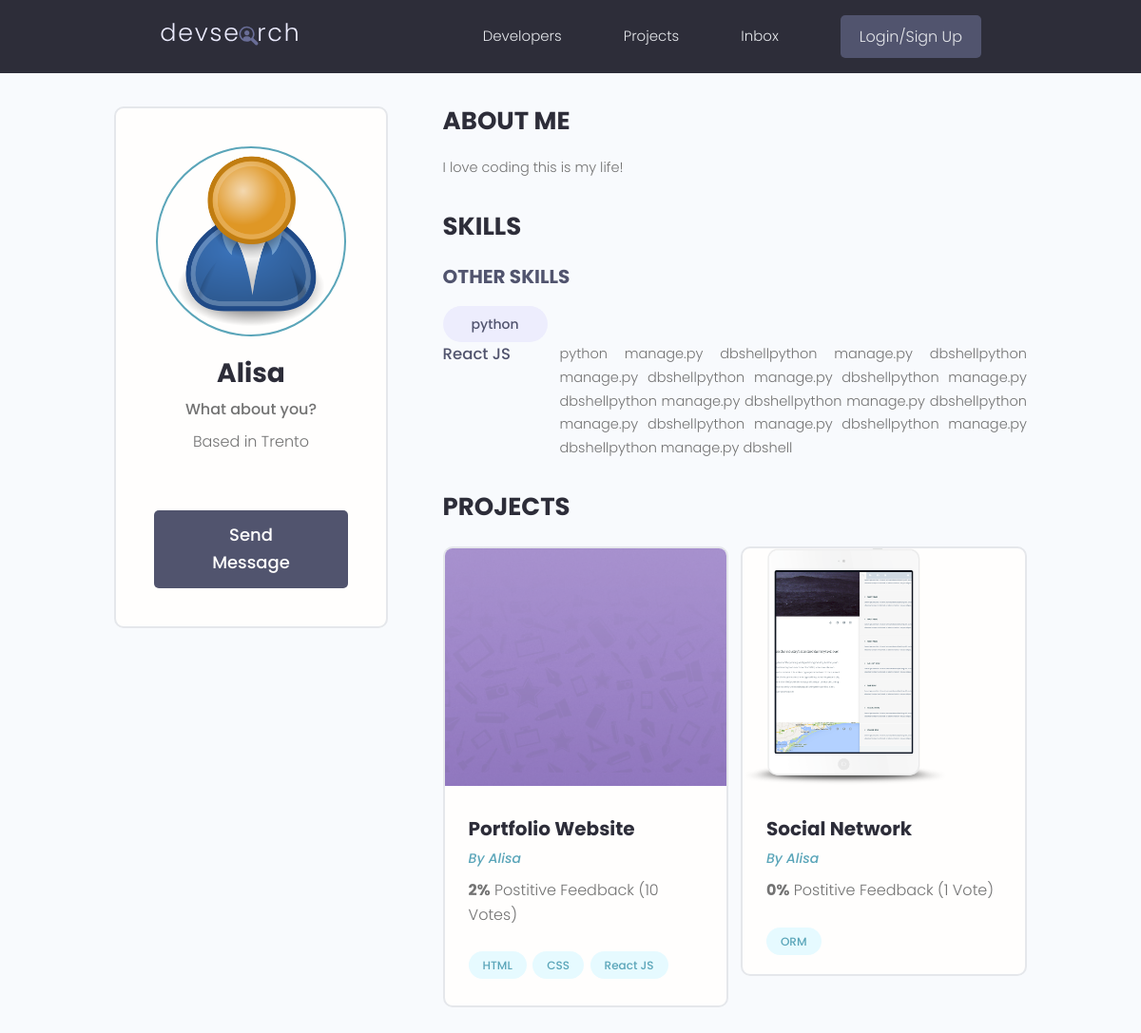
The app's page /profile/7aa4f8fb-cdac-41ab-937f-41cb59d3ab90/ with its own data.
### users/models.py (models this page shows, shortened)
class Profile(models.Model):
    user = models.OneToOneField(User, on_delete=models.CASCADE, null=True, blank=True)
    name = models.CharField(max_length=200, blank=True, null=True)
    email = models.EmailField(max_length=500, blank=True, null=True)
    username = models.CharField(max_length=200, blank=True, null=True)
    short_intro = models.CharField(max_length=200, blank=True, null=True)
    location = models.CharField(max_length=200, blank=True, null=True)
    bio = models.TextField(blank=True, null=True)
    profile_image = models.ImageField(null=True, blank=True, upload_to='profiles/', default='profiles/user-default.png')
    social_github = models.CharField(max_length=200, blank=True, null=True)
    social_linkedin = models.CharField(max_length=200, blank=True, null=True)
    social_twitter = models.CharField(max_length=200, blank=True, null=True)
    social_youtube = models.CharField(max_length=200, blank=True, null=True)
    social_website = models.CharField(max_length=200, blank=True, null=True)
    created = models.DateTimeField(auto_now_add=True)
    id = models.UUIDField(editable=False, default=uuid.uuid4, unique=True, primary_key=True)

class Skill(models.Model):
    owner = models.ForeignKey(Profile, on_delete=models.CASCADE, null=True, blank=True)
    name = models.CharField(max_length=200, blank=True, null=True)
    description = models.TextField(blank=True, null=True)
    id = models.UUIDField(unique=True, primary_key=True, default=uuid.uuid4, editable=False)
    created = models.DateTimeField(auto_now_add=True)
    def __str__(self):
        return str(self.name)

### projects/models.py (models this page shows, shortened)
class Project(models.Model):
    owner = models.ForeignKey(Profile, on_delete=models.SET_NULL, blank=True, null=True)
    title = models.CharField(max_length=200)
    description = models.TextField()
    demo_link = models.CharField(max_length=2000, null=True, blank=True)
    source_link = models.CharField(max_length=2000, null=True, blank=True)
    featured_image = models.ImageField(null=True, blank=True, default="default.jpg")
    created = models.DateTimeField(auto_now_add=True)
    id = models.UUIDField(unique=True, primary_key=True, default=uuid.uuid4, editable=False)
    tags = models.ManyToManyField('Tag', blank=True)
    vote_total = models.IntegerField(default=0, null=True, blank=True)
    vote_ratio = models.IntegerField(default=0, null=True, blank=True)

class Tag(models.Model):
    name = models.CharField(max_length=200)
    created = models.DateTimeField(auto_now_add=True)
    id = models.UUIDField(unique=True, primary_key=True, editable=False, default=uuid.uuid4)
    def __str__(self):
        return self.name

### users/views.py (the view)
# urls.py: path('profile/<str:pk>/', views.userProfile, name="user-profile"),
def userProfile(request, pk):
    profile = Profile.objects.get(id=pk)
    context = { 'profile': profile }
    return render(request, 'users/user-profile.html', context)

### users/templates/users/user-profile.html (shortened to what this page needs)
{% extends 'main.html' %}
{% block content %}
 <main class="profile my-md">
    <div class="container">
      <div class="layout">
        <div class="column column--1of3">
          <div class="card text-center">
            <div class="card__body dev">
              <img class="avatar avatar--xl" src="{{ profile.profile_image.url }}" />
              <h2 class="dev__name">{{profile.name}}</h2>
              <p class="dev__title">{{ profile.short_intro }}</p>
              <p class="dev__location">Based in {{profile.location }}</p>
              <a href="#" class="btn btn--sub btn--lg">Send Message </a>
            </div>
          </div>
        </div>
        <div class="column column--2of3">
          <div class="devInfo">
            <h3 class="devInfo__title">About Me</h3>
            <p class="devInfo__about">{{ profile.bio }}</p>
          </div>
          <div class="devInfo">
            <h3 class="devInfo__title">Skills</h3>
            <div class="devInfo__skills">
                {% for skill in profile.skill_set.all %}
                {% if skill.description %}
                    <div class="devSkill">
                        <h4 class="devSkill__title">{{ skill }}</h4>
                        <p class="devSkill__info">
                            {{ skill.description }}
                        </p>
                    </div>
                {% else %}
                    <h3 class="devInfo__subtitle">Other Skills</h3>
                    <div class="devInfo__otherSkills">
                        <span class="tag tag--pill tag--sub tag--lg">
                        <small>{{ skill }}</small>
                        </span>
                    </div>
                 {% endif %}
              {% endfor %}
            </div>
          </div>
          <div class="devInfo">
            <h3 class="devInfo__title">Projects</h3>
            <div class="grid grid--two">
            {% for project in profile.project_set.all %}
              <div class="column">
                <div class="card project">
                  <a href="{% url 'project' project.id %}" class="project">
                    <img class="project__thumbnail" src="{{ project.featured_image.url }}" alt="project thumbnail" />
                    <div class="card__body">
                      <h3 class="project__title">{{project.title}}</h3>
                      <p><a class="project__author" href="profile.html">By {{profile.name}}</a></p>
                      <p class="project--rating">
                        <span style="font-weight: bold;">{{project.vote_ratio}}%</span> Postitive
                        Feedback ({{ project.vote_total }} Vote{{project.vote_total|pluralize:"s"}})
                      </p>
                      <div class="project__tags">
                        {% for tag in project.tags.all %}
                        <span class="tag tag--pill tag--main">
                          <small>{{tag}}</small>
                        </span>
                        {% endfor %}
                      </div>
                    </div>
                  </a>
                </div>
              </div>
              {% endfor %}
            </div>
          </div>
        </div>
      </div>
    </div>
  </main>
{% endblock %}

### static/styles/app.css (style rules this page uses)
:root { --color-sub: #2d2d39; }
.btn--sub { background-color: var(--color-sub-light); }
.card { border: 2px solid var(--color-light); }
img { width: 100%; }
.profile .card > .dev { padding: 4rem; }
.dev__name { color: var(--color-sub); font-size: 2.8rem; font-weight: 700; margin-top: 1rem; margin-bottom: 0.5rem; }
.dev__title { font-size: 1.6rem; font-weight: 500; line-height: 1.3; }
.dev__location { margin-top: 1rem; }
.devInfo { margin-bottom: 3rem; }
.devInfo__title, .devInfo__subtitle { font-size: 2.6rem; color: var(--color-sub); text-transform: uppercase; font-weight: 700; margin-bottom: 1.5rem; }
.devInfo__subtitle { font-size: 2rem; color: var(--color-sub-light); }
.devInfo__about, .devSkill__info { font-size: 1.45rem; line-height: 1.7; text-align: justify; }
.devSkill { margin-bottom: 3rem; }
.devSkill__title { font-size: 1.65rem; font-weight: 500; color: var(--color-sub-light); }
@media screen and (min-width: 700px) { .devSkill { display: flex; justify-content: space-between; gap: 3rem; } }
@media screen and (min-width: 700px) { .devSkill__info { flex-basis: 80%; } }
.project__author { font-size: 1.4rem; font-style: italic; }
.project--rating { margin-bottom: 1.6em; margin-top: .5em; }
.project__thumbnail { height: 25rem; object-fit: cover; object-position: top center; }
.project__title { font-size: 2rem; font-weight: 700; color: var(--color-sub); }

### static/uikit/styles/modules/_variables.css (style rules this page uses)
:root { --color-main: #5aa5b9; --color-main-light: #e6faff; --color-sub: #3f4156; --color-sub-light: #51546e; --color-sub-lighter: #ededfd; --color-text: #737373; --color-gray: #8b8b8b; --color-light: #e5e7eb; --color-light-gray: #767676; --color-bg: #f8fafd; --color-white: #fffefd; --color-white-light: #f3f3f3; --color-success: #359e64; --color-success-bg: #def8e8; --color-error: #fc4b0b; --color-error-bg: #fff2ee; --font-base: 'Poppins', arial, helvetica, 'Segoe UI', roboto, ubuntu, sans-serif; --font-monospace: 'Fira Code', 'Courier New', courier, monospace; --font-regular: 300; --font-medium: 500; --font-bold: 700; --generic-shadow: 1px 1px 5px #00000010; --generic-transition: all 0.3s ease-in-out; }

### static/uikit/styles/modules/_base.css (style rules this page uses)
* { margin: 0; padding: 0; box-sizing: border-box; text-rendering: optimizeLegibility; color: inherit; font-size: inherit; }
html { font-size: 50%; }
@media only screen and (min-width: 480px) { html { font-size: 56.25%; } }
@media only screen and (min-width: 1200px) { html { font-size: 62.5%; } }
body { line-height: 1.6; font-weight: 400; font-size: 1.5rem; color: var(--color-text); background-color: var(--color-bg); min-height: 100vh; }

### static/uikit/styles/modules/_typography.css (style rules this page uses)
* { font-family: var(--font-base); }
h2 { font-size: 3.6rem; font-weight: var(--font-bold); }
h3 { font-size: 3.2rem; font-weight: var(--font-medium); }
h4 { font-size: 2.8rem; font-weight: var(--font-medium); }
p, span, strong { font-size: 1.6rem; color: var(--color-text); font-weight: var(--font-regular); }
a { padding-bottom: 2px; text-decoration: none; display: inline-block; color: var(--color-main); font-weight: var(--font-medium); }

### static/uikit/styles/modules/_utilities.css (style rules this page uses)
.container { width: 92%; max-width: 165rem; margin: 0 auto; box-sizing: border-box; }
@media screen and (min-width: 1000px) { .container { width: 90%; } }
@media screen and (min-width: 1200px) { .container { width: 80%; } }
.text-center { text-align: center; }
.my-md { margin: 3rem auto; }

### static/uikit/styles/modules/_avatar.css (style rules this page uses)
.avatar { border-radius: 50%; border: 2px solid var(--color-main); object-fit: cover; }
.avatar--xl { height: 20rem; width: 20rem; }

### static/uikit/styles/modules/_button.css (style rules this page uses)
.btn { display: inline-block; position: relative; cursor: pointer; background-color: var(--color-light); font-weight: var(--font-medium); color: var(--color-sub); text-decoration: none; padding: 1rem 2rem; border-radius: 0.5rem; border: none; width: -webkit-fit-content; width: -moz-fit-content; width: fit-content; height: -webkit-fit-content; height: -moz-fit-content; height: fit-content; font-size: 1.6rem; outline-width: 0; outline-color: transparent; -webkit-backface-visibility: hidden; backface-visibility: hidden; transition: all 0.3s ease-in-out; }
.btn--sub { background-color: var(--color-sub); color: var(--color-white); }
.btn--lg { font-size: 1.8rem; padding: 1.2rem 4.5rem; }

### static/uikit/styles/modules/_card.css (style rules this page uses)
.card { border-radius: 1rem; background-color: var(--color-white); border: 1.5px solid var(--color-light); width: auto; height: auto; margin-top: 0.5rem; margin-bottom: 0.5rem; overflow: hidden; }
.card__body, .card__header { padding: 2rem 2.5rem; }

### records on screen
Profile: profile_image (placeholder picture), name "Alisa", short_intro "What about you?", location "Trento", bio "I love coding this is my life!"
Skill: name "python"
Skill: name "React JS", description "python manage.py dbshellpython manage.py dbshellpython manage.py dbshellpython manage.py dbshellpython manage.py dbshellpython manage.py dbshellpython manage.py dbshellpython manage.py dbshellpython manage.py dbshellpython manage.py dbshellpython manage.py dbshell"
Project: featured_image (picture), title "Portfolio Website", vote_ratio "2", vote_total "10"
Tag: name "HTML"
Tag: name "CSS"
Tag: name "React JS"
Project: featured_image (picture), title "Social Network", vote_ratio "0", vote_total "1"
Tag: name "ORM"
